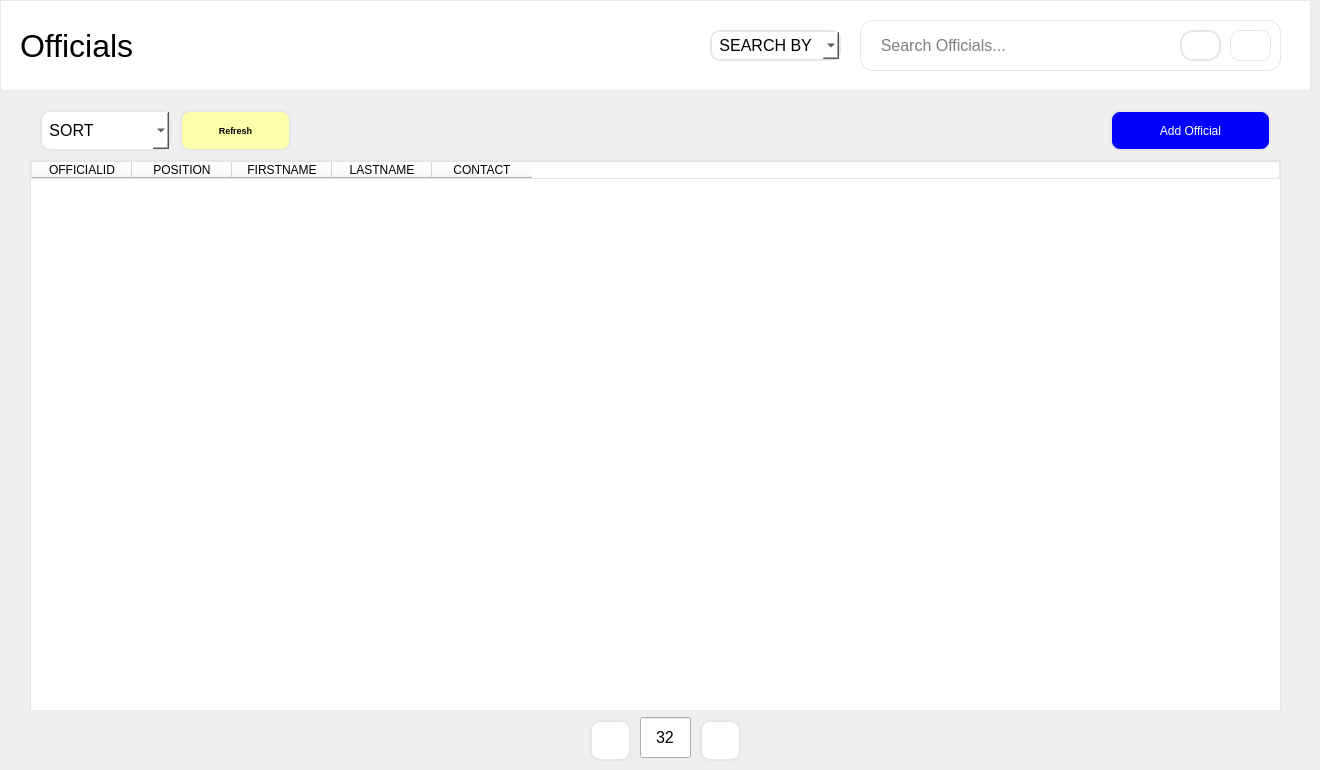
    <widget class="QWidget" name="page_4">
     <widget class="QFrame" name="frame_5">
      <property name="geometry">
       <rect>
        <x>0</x>
        <y>0</y>
        <width>1311</width>
        <height>91</height>
       </rect>
      </property>
      <property name="styleSheet">
       <string notr="true">background-color: white;
border: 1px solid rgb(230, 230, 230);</string>
      </property>
      <property name="frameShape">
       <enum>QFrame::StyledPanel</enum>
      </property>
      <property name="frameShadow">
       <enum>QFrame::Raised</enum>
      </property>
      <widget class="QLabel" name="label_6">
       <property name="geometry">
        <rect>
         <x>20</x>
         <y>10</y>
         <width>361</width>
         <height>71</height>
        </rect>
       </property>
       <property name="font">
        <font>
         <pointsize>24</pointsize>
        </font>
       </property>
       <property name="styleSheet">
        <string notr="true">border: 0px;</string>
       </property>
       <property name="text">
        <string>Officials</string>
       </property>
      </widget>
      <widget class="QLineEdit" name="searchOffi_line">
       <property name="geometry">
        <rect>
         <x>860</x>
         <y>20</y>
         <width>421</width>
         <height>51</height>
        </rect>
       </property>
       <property name="font">
        <font>
         <pointsize>12</pointsize>
        </font>
       </property>
       <property name="styleSheet">
        <string notr="true">background-color: white;
border-radius: 13px;</string>
       </property>
       <property name="placeholderText">
        <string>    Search Officials...</string>
       </property>
      </widget>
      <widget class="QPushButton" name="searchOffiBtn">
       <property name="geometry">
        <rect>
         <x>1230</x>
         <y>30</y>
         <width>41</width>
         <height>31</height>
        </rect>
       </property>
       <property name="styleSheet">
        <string notr="true">background-color: white;
border-radius: 9px;</string>
       </property>
       <property name="text">
        <string/>
       </property>
       <property name="icon">
        <iconset resource="../resource/resource.qrc">
         <normaloff>:/icons/icons/search.svg</normaloff>:/icons/icons/search.svg</iconset>
       </property>
      </widget>
      <widget class="QPushButton" name="refreshOffiBtn">
       <property name="geometry">
        <rect>
         <x>1180</x>
         <y>30</y>
         <width>41</width>
         <height>31</height>
        </rect>
       </property>
       <property name="font">
        <font>
         <family>System</family>
         <weight>50</weight>
         <bold>false</bold>
        </font>
       </property>
       <property name="styleSheet">
        <string notr="true">background-color: white;
border: 2px solid rgb(230, 230, 230);
border-radius: 13px;</string>
       </property>
       <property name="text">
        <string/>
       </property>
       <property name="icon">
        <iconset resource="../resource/resource.qrc">
         <normaloff>:/icons/icons/refresh.svg</normaloff>:/icons/icons/refresh.svg</iconset>
       </property>
      </widget>
      <widget class="QComboBox" name="searchbyOff_box">
       <property name="geometry">
        <rect>
         <x>710</x>
         <y>30</y>
         <width>131</width>
         <height>31</height>
        </rect>
       </property>
       <property name="font">
        <font>
         <pointsize>12</pointsize>
        </font>
       </property>
       <property name="styleSheet">
        <string notr="true">background-color: white;
border: 2px solid rgb(230, 230, 230);
border-radius: 10px;</string>
       </property>
       <item>
        <property name="text">
         <string> SEARCH BY</string>
        </property>
       </item>
       <item>
        <property name="text">
         <string> OFFICIALID</string>
        </property>
       </item>
       <item>
        <property name="text">
         <string> POSITION</string>
        </property>
       </item>
       <item>
        <property name="text">
         <string> FIRSTNAME</string>
        </property>
       </item>
       <item>
        <property name="text">
         <string> LASTNAME</string>
        </property>
       </item>
       <item>
        <property name="text">
         <string> CONTACT</string>
        </property>
       </item>
      </widget>
      <zorder>label_6</zorder>
      <zorder>searchOffi_line</zorder>
      <zorder>searchbyOff_box</zorder>
      <zorder>refreshOffiBtn</zorder>
      <zorder>searchOffiBtn</zorder>
     </widget>
     <widget class="QTableWidget" name="official_table">
      <property name="geometry">
       <rect>
        <x>30</x>
        <y>160</y>
        <width>1251</width>
        <height>551</height>
       </rect>
      </property>
      <property name="styleSheet">
       <string notr="true">background-color: white;
border: 1px solid rgb(230, 230, 230);
border-radius: 0px;</string>
      </property>
      <column>
       <property name="text">
        <string>OFFICIALID</string>
       </property>
      </column>
      <column>
       <property name="text">
        <string>POSITION</string>
       </property>
      </column>
      <column>
       <property name="text">
        <string>FIRSTNAME</string>
       </property>
      </column>
      <column>
       <property name="text">
        <string>LASTNAME</string>
       </property>
      </column>
      <column>
       <property name="text">
        <string>CONTACT</string>
       </property>
      </column>
     </widget>
     <widget class="QPushButton" name="addOffiBtn">
      <property name="geometry">
       <rect>
        <x>1110</x>
        <y>110</y>
        <width>161</width>
        <height>41</height>
       </rect>
      </property>
      <property name="font">
       <font>
        <family>System</family>
        <weight>50</weight>
        <bold>false</bold>
       </font>
      </property>
      <property name="styleSheet">
       <string notr="true">background-color: blue;
border: 2px solid rgb(230, 230, 230);
border-radius: 10px;
color: white;</string>
      </property>
      <property name="text">
       <string>Add Official</string>
      </property>
      <property name="icon">
       <iconset resource="../resource/resource.qrc">
        <normaloff>:/icons/icons/plus.svg</normaloff>:/icons/icons/plus.svg</iconset>
      </property>
     </widget>
     <widget class="QComboBox" name="sortOff_box">
      <property name="geometry">
       <rect>
        <x>40</x>
        <y>110</y>
        <width>131</width>
        <height>41</height>
       </rect>
      </property>
      <property name="font">
       <font>
        <pointsize>12</pointsize>
       </font>
      </property>
      <property name="styleSheet">
       <string notr="true">background-color: white;
border: 2px solid rgb(230, 230, 230);
border-radius: 10px;</string>
      </property>
      <item>
       <property name="text">
        <string> SORT</string>
       </property>
      </item>
      <item>
       <property name="text">
        <string> OFFICIALID</string>
       </property>
      </item>
      <item>
       <property name="text">
        <string> POSITION</string>
       </property>
      </item>
      <item>
       <property name="text">
        <string> FIRSTNAME</string>
       </property>
      </item>
      <item>
       <property name="text">
        <string> LASTNAME</string>
       </property>
      </item>
      <item>
       <property name="text">
        <string> CONTACT</string>
       </property>
      </item>
     </widget>
     <widget class="QPushButton" name="refreshOffiBtn_2">
      <property name="geometry">
       <rect>
        <x>180</x>
        <y>110</y>
        <width>111</width>
        <height>41</height>
       </rect>
      </property>
      <property name="font">
       <font>
        <family>System</family>
        <pointsize>7</pointsize>
        <weight>75</weight>
        <bold>true</bold>
       </font>
      </property>
      <property name="styleSheet">
       <string notr="true">background-color: rgb(255, 255, 171);
border: 2px solid rgb(230, 230, 230);
border-radius: 10px;
color: black;</string>
      </property>
      <property name="text">
       <string>Refresh</string>
      </property>
     </widget>
     <widget class="QLineEdit" name="lineEdit_4">
      <property name="geometry">
       <rect>
        <x>640</x>
        <y>717</y>
        <width>51</width>
        <height>41</height>
       </rect>
      </property>
      <property name="font">
       <font>
        <pointsize>12</pointsize>
       </font>
      </property>
      <property name="text">
       <string>32</string>
      </property>
      <property name="alignment">
       <set>Qt::AlignCenter</set>
      </property>
     </widget>
     <widget class="QPushButton" name="pushButton_5">
      <property name="geometry">
       <rect>
        <x>700</x>
        <y>720</y>
        <width>41</width>
        <height>41</height>
       </rect>
      </property>
      <property name="font">
       <font>
        <pointsize>12</pointsize>
        <weight>75</weight>
        <bold>true</bold>
       </font>
      </property>
      <property name="autoFillBackground">
       <bool>false</bool>
      </property>
      <property name="styleSheet">
       <string notr="true">background-color: white;
border: 2px solid rgb(230, 230, 230);
border-radius: 10px;</string>
      </property>
      <property name="text">
       <string/>
      </property>
      <property name="icon">
       <iconset resource="../resource/resource.qrc">
        <normaloff>:/icons/icons/angle-double-right.svg</normaloff>:/icons/icons/angle-double-right.svg</iconset>
      </property>
     </widget>
     <widget class="QPushButton" name="pushButton_6">
      <property name="geometry">
       <rect>
        <x>590</x>
        <y>720</y>
        <width>41</width>
        <height>41</height>
       </rect>
      </property>
      <property name="font">
       <font>
        <pointsize>12</pointsize>
        <weight>75</weight>
        <bold>true</bold>
       </font>
      </property>
      <property name="styleSheet">
       <string notr="true">background-color: white;
border: 2px solid rgb(230, 230, 230);
border-radius: 10px;</string>
      </property>
      <property name="text">
       <string/>
      </property>
      <property name="icon">
       <iconset resource="../resource/resource.qrc">
        <normaloff>:/icons/icons/angle-double-left.svg</normaloff>:/icons/icons/angle-double-left.svg</iconset>
      </property>
     </widget>
    </widget>
